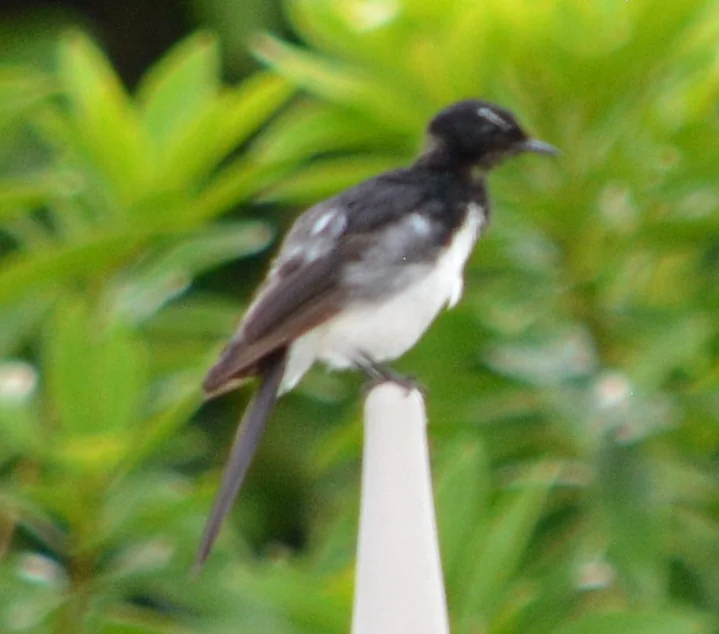
#> input picture HW4/images/img01.webp, 719 x 634 px; its folder holds only this picture in this run
$ python frequency_laplacian.py
#> lines starting #> are read from the running program, lines starting #| are printed output that depends on the picture
### HW4/src/utils.py
"""
Shared I/O / visualization helpers for HW4.

Notes
-----
* Images are loaded as float64 in [0, 255] for safe arithmetic.
* `save_image` clips to [0, 255] and writes uint8 (used for final results).
* `normalize_uint8_signed` is for visualizing signed responses (e.g. the
  Laplacian itself), mapping 0 -> mid-gray so positive/negative edges read
  as bright/dark.
"""

from __future__ import annotations

import os
from typing import Iterable

import numpy as np
from PIL import Image


# ---------------------------------------------------------------------------
# I/O
# ---------------------------------------------------------------------------
def load_image(path: str, as_gray: bool = False) -> np.ndarray:
    """Load an image as float64 in [0, 255].

    Parameters
    ----------
    path : str
        Image file path.
    as_gray : bool
        If True, force-convert to single-channel.
    """
#> called with path = 'HW4/images/img01.webp', as_gray = False
    img = Image.open(path)
#> img is the input picture: PIL image 719x634 RGB; mean R, G, B 114.2, 139.7, 60.8
    if as_gray:
        img = img.convert("L")
    else:
        # Drop alpha if present; keep grayscale grayscale.
        if img.mode not in ("L", "RGB"):
            img = img.convert("RGB")
    arr = np.asarray(img).astype(np.float64)
    return arr


def save_image(arr: np.ndarray, path: str) -> None:
    """Clip to [0, 255], cast to uint8, write file."""
    a = np.clip(arr, 0.0, 255.0).astype(np.uint8)
    Image.fromarray(a).save(path)


def normalize_uint8_minmax(arr: np.ndarray) -> np.ndarray:
    """Min-max normalize an array to [0, 255] uint8."""
    a = arr.astype(np.float64)
    lo, hi = float(a.min()), float(a.max())
    if hi - lo < 1e-12:
        return np.zeros(a.shape, dtype=np.uint8)
    return (((a - lo) / (hi - lo)) * 255.0).astype(np.uint8)


def normalize_uint8_signed(arr: np.ndarray, percentile: float = 99.5) -> np.ndarray:
    """Map a signed response so that 0 -> 128 (gray), preserving sign info.

    Uses a robust scale (percentile of |values|) instead of the absolute max,
    so a handful of spike-edge pixels in natural photos don't compress the
    bulk of the image to a flat gray.
    """
    a = arr.astype(np.float64)
    m = float(np.percentile(np.abs(a), percentile))
    if m < 1e-12:
        return np.full(a.shape, 128, dtype=np.uint8)
    return np.clip((a / m) * 127.5 + 127.5, 0.0, 255.0).astype(np.uint8)


# ---------------------------------------------------------------------------
# Filesystem helpers
# ---------------------------------------------------------------------------
def ensure_dir(path: str) -> None:
    os.makedirs(path, exist_ok=True)


def list_images(directory: str,
                exts: Iterable[str] = (".jpg", ".jpeg", ".jfif", ".png",
                                       ".bmp", ".tif", ".tiff",
                                       ".avif", ".webp")) -> list[str]:
    """List image files in `directory` sorted alphabetically."""
    if not os.path.isdir(directory):
        return []
    files = []
    for f in sorted(os.listdir(directory)):
        if f.lower().endswith(tuple(exts)):
            files.append(os.path.join(directory, f))
    return files

### HW4/src/frequency_laplacian.py
"""
HW4 Task 2 - Frequency Domain Laplacian Sharpening.

Pipeline (per the spec)
-----------------------
    1. F = fft2(f);  F_shift = fftshift(F)             # shift zero-freq to center
    2. Build H(u,v) on the centered M x N frequency grid
    3. G_shift = H * F_shift                            # filter the spectrum
    4. g = real(ifft2(ifftshift(G_shift)))             # ifftshift, ifft, take real
    5. sharpened = f + c * g                            # combine with original

The spec explicitly allows numpy.fft for this task.

Outputs in ../results/frequency/:
    <name>_original.png
    <name>_spectrum.png            log(1 + |F_shift|)
    <name>_filter.png              the filter H(u,v) (visualised)
    <name>_filtered_spectrum.png   log(1 + |H * F_shift|)
    <name>_laplacian_freq.png      signed Laplacian response (0 -> mid gray)
    <name>_sharpened_freq.png      g = f + c * Laplacian(f)
    <name>_comparison.png          2x3 grid summary for the report
"""

from __future__ import annotations

import os
import sys
import time

import numpy as np
import matplotlib.pyplot as plt

# UTF-8 stdout for CJK paths on Windows.
try:
    sys.stdout.reconfigure(encoding="utf-8")  # type: ignore[attr-defined]
except Exception:
    pass

sys.path.insert(0, os.path.dirname(os.path.abspath(__file__)))
from utils import (  # noqa: E402
    load_image,
    save_image,
    normalize_uint8_signed,
    normalize_uint8_minmax,
    ensure_dir,
    list_images,
)


# ---------------------------------------------------------------------------
# 1. Build the Laplacian filter H(u,v)
# ---------------------------------------------------------------------------
def build_laplacian_filter(M: int, N: int,
                           positive_center: bool = True,
                           normalize: bool = True) -> np.ndarray:
    """Construct H(u,v) on the *centered* (post-fftshift) M x N grid.

    Mathematical Laplacian (Gonzalez & Woods, eq. 4.9-4):
        H_lap(u, v) = -4 pi^2 * D^2(u, v)
        D^2(u, v)   = (u - M/2)^2 + (v - N/2)^2

    `positive_center=True` returns the *negation* (+4 pi^2 D^2). Combined with
    the sharpening rule  g = f + c * IFFT(H * F)  this matches the spatial
    sharpening of Task 1 sign-for-sign (Task 1 uses positive-center kernels).

    `normalize=True` divides by max|H| so H lies in [0, 1] (or [-1, 0]).
    Without this step |H| grows like ~M^2 + N^2 and `c` would have to be
    rescaled per image. Normalised filters are equivalent up to a global
    constant absorbed into c.
    """
    u = np.arange(M, dtype=np.float64) - M / 2.0
    v = np.arange(N, dtype=np.float64) - N / 2.0
    U, V = np.meshgrid(u, v, indexing="ij")
    D2 = U * U + V * V
    H = 4.0 * (np.pi ** 2) * D2          # +4 pi^2 D^2  (positive center)
    if not positive_center:
        H = -H
    if normalize:
        m = float(np.max(np.abs(H)))
        if m > 0.0:
            H = H / m
    return H


# ---------------------------------------------------------------------------
# 2. Apply filter via FFT
# ---------------------------------------------------------------------------
def _filter_gray(img: np.ndarray, H: np.ndarray):
    """Filter one channel. Returns (response, F_shift, G_shift)."""
    f = img.astype(np.float64)
    F = np.fft.fft2(f)
    F_shift = np.fft.fftshift(F)
    G_shift = H * F_shift
    G = np.fft.ifftshift(G_shift)
    g = np.fft.ifft2(G)
    return np.real(g), F_shift, G_shift


def laplacian_response_freq(img: np.ndarray,
                            normalize_filter: bool = True) -> np.ndarray:
    """Frequency-domain Laplacian response for 2D or per-channel 3D image."""
    if img.ndim == 2:
        H = build_laplacian_filter(*img.shape,
                                   positive_center=True,
                                   normalize=normalize_filter)
        return _filter_gray(img, H)[0]
    if img.ndim == 3:
        h, w, c = img.shape
        H = build_laplacian_filter(h, w,
                                   positive_center=True,
                                   normalize=normalize_filter)
        chans = [_filter_gray(img[..., k], H)[0] for k in range(c)]
        return np.stack(chans, axis=-1)
    raise ValueError(f"Unsupported ndim: {img.ndim}")


def sharpen_freq(img: np.ndarray, c: float = 1.0,
                 normalize_filter: bool = True) -> np.ndarray:
    """g = f + c * Laplacian_freq(f). Caller clips/casts to uint8."""
    return img.astype(np.float64) + c * laplacian_response_freq(
        img, normalize_filter=normalize_filter)


# ---------------------------------------------------------------------------
# 3. Driver
# ---------------------------------------------------------------------------
def _to_uint8(arr: np.ndarray) -> np.ndarray:
    return np.clip(arr, 0.0, 255.0).astype(np.uint8)


def _spectrum_log_uint8(F_shift: np.ndarray) -> np.ndarray:
    """log(1 + |F|) -> uint8 (mean across channels for color)."""
    if F_shift.ndim == 3:
        mag = np.mean(np.abs(F_shift), axis=-1)
    else:
        mag = np.abs(F_shift)
    return normalize_uint8_minmax(np.log1p(mag))


def process_image(image_path: str, output_dir: str,
                  c: float = 1.0, normalize_filter: bool = True) -> None:
    name = os.path.splitext(os.path.basename(image_path))[0]
    print(f"\n=== Processing {name} ===")

    img = load_image(image_path, as_gray=False)
    is_gray = (img.ndim == 2)
#> is_gray = False
    print(f"  Loaded shape={img.shape}, is_gray={is_gray}")
#|   Loaded shape=(634, 719, 3), is_gray=False

    save_image(img, os.path.join(output_dir, f"{name}_original.png"))

    H = build_laplacian_filter(*img.shape[:2],
                               positive_center=True,
                               normalize=normalize_filter)

    t0 = time.perf_counter()
    if is_gray:
        resp, F_shift, G_shift = _filter_gray(img, H)
    else:
        resp_chs, F_chs, G_chs = [], [], []
        for k in range(img.shape[2]):
            r, fs, gs = _filter_gray(img[..., k], H)
            resp_chs.append(r); F_chs.append(fs); G_chs.append(gs)
#> this loop made 3 passes
#> pass 1, in _filter_gray, `f = img.astype(np.float64)`:
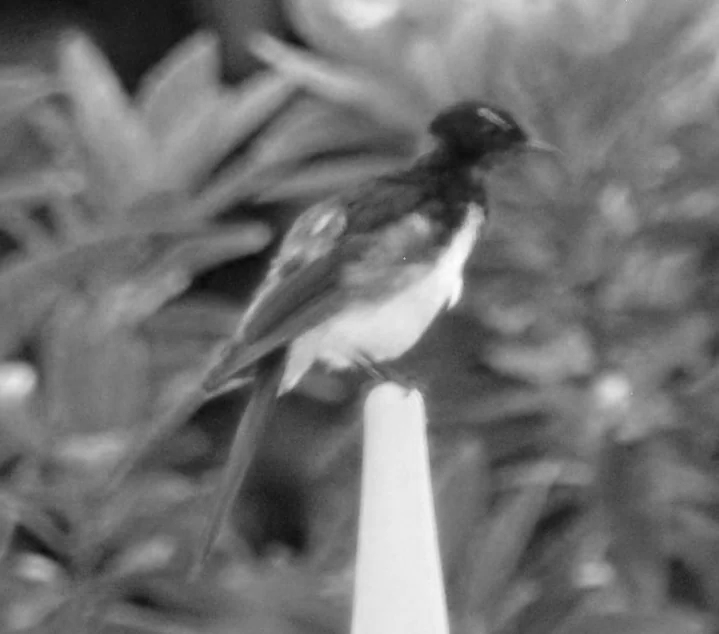
#> f: shape (634, 719) float64; min 9, max 255, mean 114.2
#> pass 2, in _filter_gray (call 2), `f = img.astype(np.float64)`:
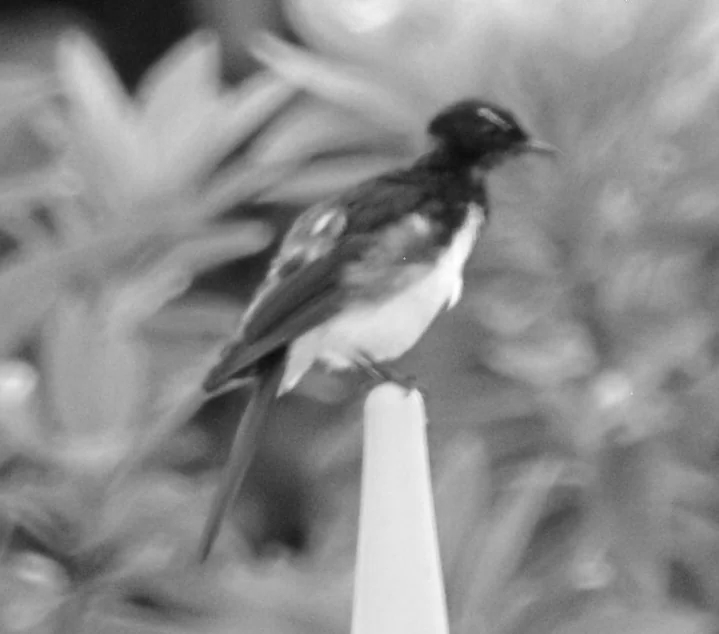
#> f: shape (634, 719) float64; min 12, max 255, mean 139.7
#> after the loop, F_chs = 3 items; G_chs = 3 items; resp_chs = 3 items
        resp = np.stack(resp_chs, axis=-1)
        F_shift = np.stack(F_chs, axis=-1)
        G_shift = np.stack(G_chs, axis=-1)
    t1 = time.perf_counter()
    sharp = img.astype(np.float64) + c * resp
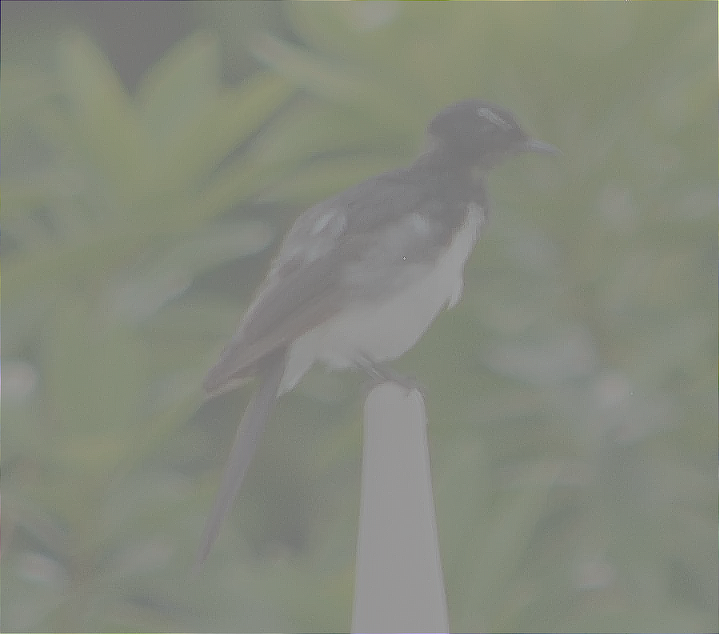
#> sharp: shape (634, 719, 3) float64; mean R, G, B 114.2, 139.7, 60.8; drawn with min black and max white
    t2 = time.perf_counter()
    print(f"  freq laplacian: {t1 - t0:.3f}s  sharpen: {t2 - t1:.3f}s")

    # Save artifacts
    spec_vis = _spectrum_log_uint8(F_shift)
#> in normalize_uint8_minmax, `a = arr.astype(np.float64)`:
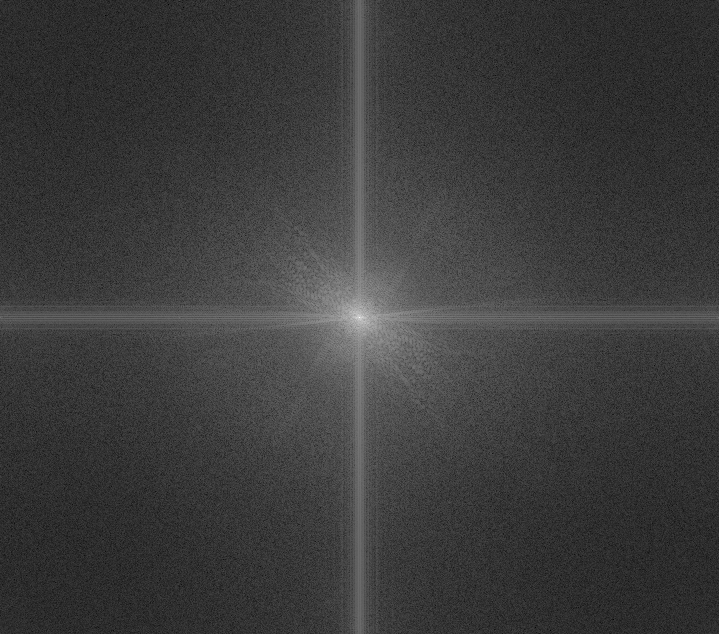
#> a: shape (634, 719) float64; min 3.27, max 17.68, mean 6.68; drawn with min black and max white
#> in normalize_uint8_minmax, `lo, hi = float(a.min()), float(a.max())`: lo = 3.27; hi = 17.68
    save_image(spec_vis, os.path.join(output_dir, f"{name}_spectrum.png"))

    fil_vis = normalize_uint8_minmax(np.abs(H))
    save_image(fil_vis, os.path.join(output_dir, f"{name}_filter.png"))
#> call 3 of save_image, with path = 'HW4/results/frequency/img01_filter.png'
#> in save_image (call 3), `a = np.clip(arr, 0.0, 255.0).astype(np.uint8)`:
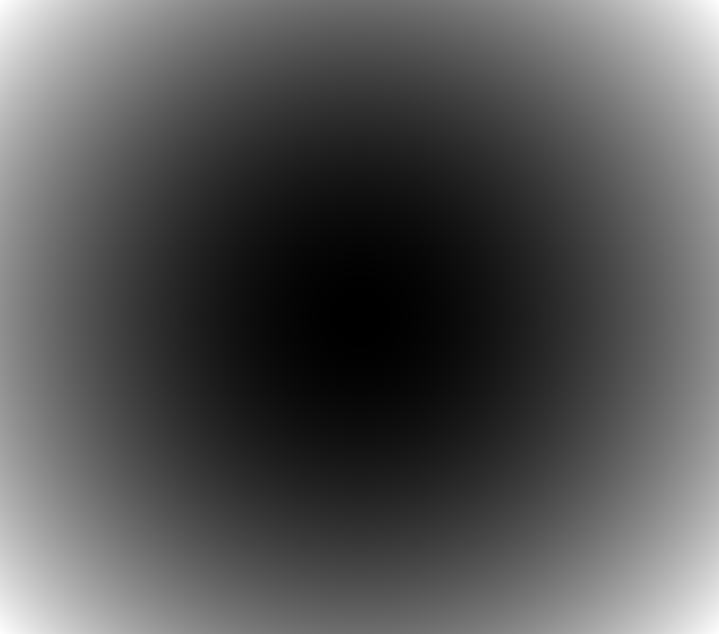
#> arr: shape (634, 719); min 0, max 255, mean 84.5

    fspec_vis = _spectrum_log_uint8(G_shift)
#> in _spectrum_log_uint8 (call 2), `mag = np.mean(np.abs(F_shift), axis=-1)`:
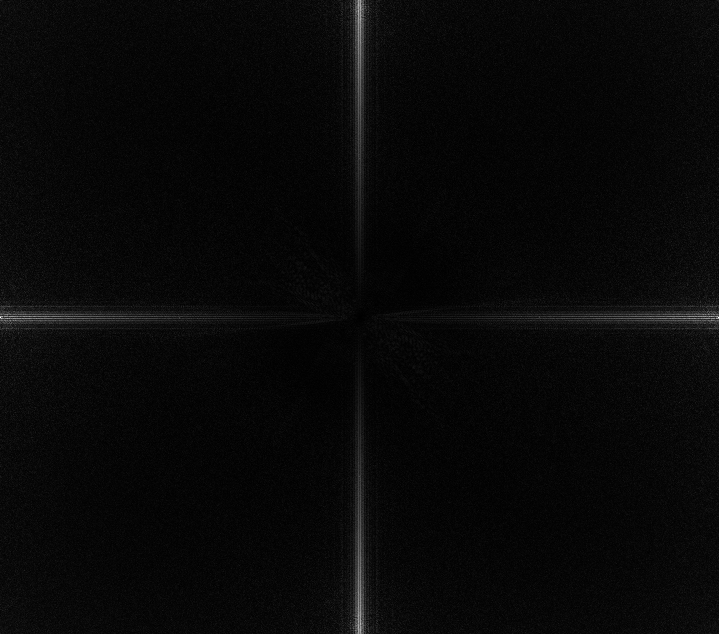
#> mag: shape (634, 719) float64; min 3.82, max 6899.3, mean 237.4; drawn with min black and max white
#> in normalize_uint8_minmax (call 3), `a = arr.astype(np.float64)`:
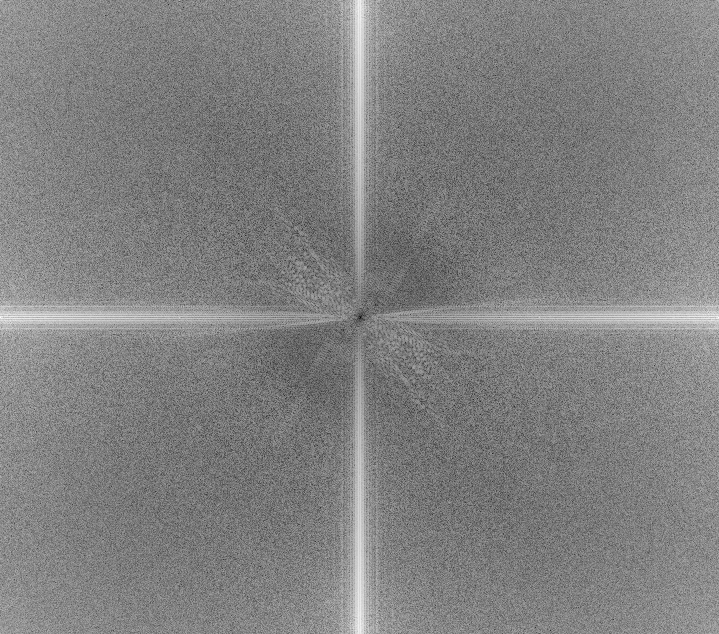
#> a: shape (634, 719) float64; min 1.57, max 8.84, mean 5.25; drawn with min black and max white
#> in normalize_uint8_minmax (call 3), `lo, hi = float(a.min()), float(a.max())`: lo = 1.57; hi = 8.84
    save_image(fspec_vis, os.path.join(output_dir, f"{name}_filtered_spectrum.png"))

    resp_for_vis = resp if is_gray else np.mean(resp, axis=-1)
    resp_vis = normalize_uint8_signed(resp_for_vis)
#> in normalize_uint8_signed, `m = float(np.percentile(np.abs(a), percentile))`: m = 2.09
    save_image(resp_vis, os.path.join(output_dir, f"{name}_laplacian_freq.png"))

    save_image(sharp, os.path.join(output_dir, f"{name}_sharpened_freq.png"))

    # Comparison grid (2x3): the report showpiece.
    cmap = "gray" if is_gray else None
    fig, axes = plt.subplots(2, 3, figsize=(13, 8))
    axes[0, 0].imshow(_to_uint8(img), cmap=cmap)
    axes[0, 0].set_title("Original")
    axes[0, 0].axis("off")

    axes[0, 1].imshow(spec_vis, cmap="gray")
    axes[0, 1].set_title("Spectrum  log(1+|F|)")
    axes[0, 1].axis("off")

    axes[0, 2].imshow(fil_vis, cmap="gray")
    axes[0, 2].set_title("Laplacian filter |H(u,v)|")
    axes[0, 2].axis("off")

    axes[1, 0].imshow(fspec_vis, cmap="gray")
    axes[1, 0].set_title("Filtered spectrum  log(1+|H*F|)")
    axes[1, 0].axis("off")

    axes[1, 1].imshow(resp_vis, cmap="gray", vmin=0, vmax=255)
    axes[1, 1].set_title("Laplacian response (spatial)")
    axes[1, 1].axis("off")

    axes[1, 2].imshow(_to_uint8(sharp), cmap=cmap)
    axes[1, 2].set_title(f"Sharpened   g = f + {c} * response")
    axes[1, 2].axis("off")

    fig.suptitle(f"Frequency Domain Sharpening - {name}", fontsize=15)
    fig.tight_layout(rect=(0, 0, 1, 0.97))
    fig.savefig(os.path.join(output_dir, f"{name}_comparison.png"), dpi=120)
    plt.close(fig)


def main() -> int:
    here = os.path.dirname(os.path.abspath(__file__))
    images_dir = os.path.abspath(os.path.join(here, "..", "images"))
    output_dir = os.path.abspath(os.path.join(here, "..", "results", "frequency"))
    ensure_dir(output_dir)

    files = list_images(images_dir)
    if not files:
        print(f"[!] No images found in {images_dir}")
        print("    Drop a few test images in there (jpg/png/bmp) and re-run.")
        return 1

    print(f"Images dir: {images_dir}")
    print(f"Output dir: {output_dir}")
    print(f"Found {len(files)} image(s).")

    for f in files:
        process_image(f, output_dir, c=30.0, normalize_filter=True)

    print("\nDone.")
    return 0


if __name__ == "__main__":
    sys.exit(main())
#> (the program exits here)

$ run again, on HW4/images/img02.jpg
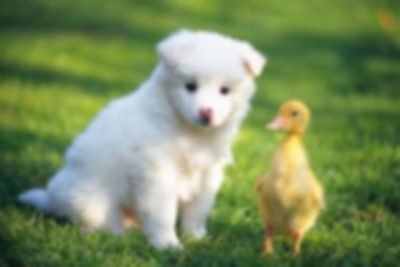
#> input picture HW4/images/img02.jpg, 400 x 267 px
#> in load_image, img is the input picture: PIL image 400x267 RGB; mean R, G, B 120.1, 140, 92.8
#|   Loaded shape=(267, 400, 3), is_gray=False
#> after the loop in process_image, `for k in range(img.shape[2]):`: F_chs = 3 items
#> lo = 2.2; hi = 16.35
#> in normalize_uint8_minmax (call 3), `a = arr.astype(np.float64)`:
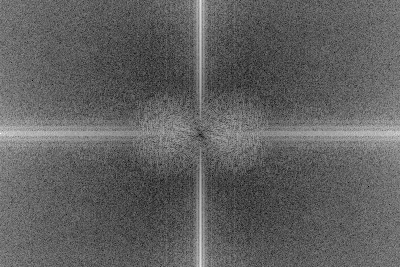
#> a: shape (267, 400) float64; min 1.67, max 8.59, mean 4.3; drawn with min black and max white
#> lo = 1.67; hi = 8.59
#> m = 2.6
#> in save_image (call 6), `a = np.clip(arr, 0.0, 255.0).astype(np.uint8)`:
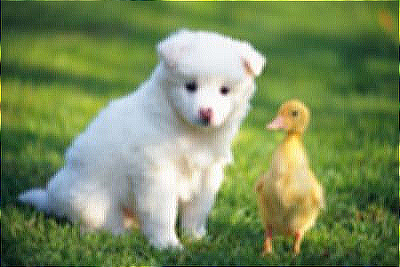
#> a: shape (267, 400, 3); mean R, G, B 119.9, 139.7, 92.4
